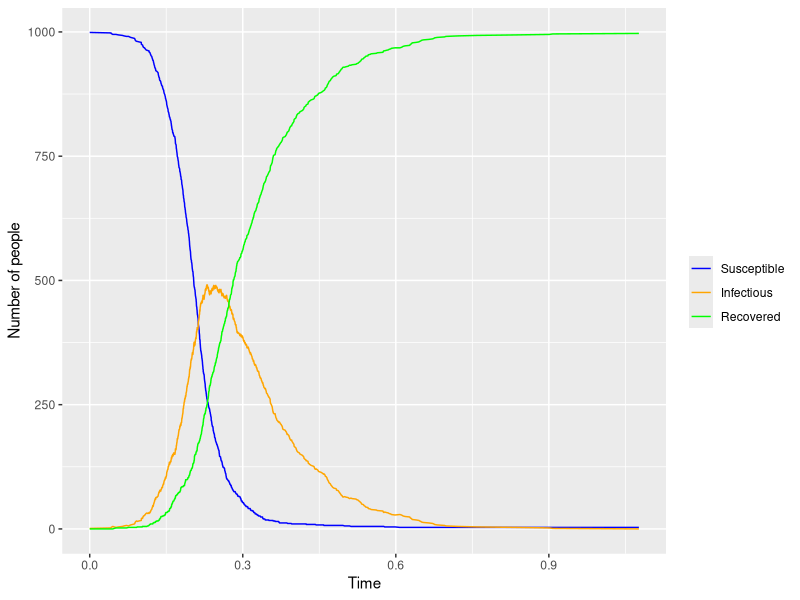

Reproduce this figure in R.
# import the necessarily libraries
library(ggplot2)

#################################################################################################
#### Gillespie algorithm ####
#################################################################################################

# define the function to output the results from gillespie algorithm
gillespie <- function(S, I, R, t, beta, r, endsim, stoptime) {
  # set names for the transition states
  states <- c("infected", "recovered")
  # create vectors to store all states
  Susceptible <- S
  Infected <- I
  Recovered <- R
  transition_times <- t
  counter <- 1
  
  if (endsim == "yes") {
    while ((beta*S*I + r*I) > 0 && (counter < stoptime)) {
      # increase the counter
      counter <- counter + 1
      # calculate the time spent in this transition state
      time_step <- rexp(1, rate=(beta*S*I + r*I))
      # add it to the current time
      transition_times <- c(transition_times, transition_times[length(transition_times)] + time_step)
      # calculates probabilities
      p <- beta*S*I/(beta*S*I + r*I)
      q <- 1-p
      # sample a transition
      transition <- sample(states, 1, prob = c(p,q))
      
      if (transition == "infected") {
        S <- S - 1
        I <- I + 1
        Susceptible <- c(Susceptible, S)
        Infected <- c(Infected, I)
        Recovered <- c(Recovered, R)
      } else {
        I <- I - 1
        if (I == 0) {
          # restore back the original values and start again
          S <- Susceptible[1]
          Susceptible <- S
          I <- Infected[1]
          Infected <- I
          R <- Recovered[1]
          Recovered <- R
          transition_times <- t
          counter <- 1
          next
        }
        R <- R + 1
        Susceptible <- c(Susceptible, S)
        Infected <- c(Infected, I)
        Recovered <- c(Recovered, R)
      }
    }
  } else {
    while ((beta*S*I + r*I) > 0) {
      # calculate the time spent in this transition state
      time_step <- rexp(1, rate=(beta*S*I + r*I))
      # add it to the current time
      transition_times <- c(transition_times, transition_times[length(transition_times)] + time_step)
      # calculates probabilities
      p <- beta*S*I/(beta*S*I + r*I)
      q <- 1-p
      # sample a transition
      transition <- sample(states, 1, prob = c(p,q))
      
      if (transition == "infected") {
        S <- S - 1
        I <- I + 1
        Susceptible <- c(Susceptible, S)
        Infected <- c(Infected, I)
        Recovered <- c(Recovered, R)
      } else {
        I <- I - 1
        R <- R + 1
        Susceptible <- c(Susceptible, S)
        Infected <- c(Infected, I)
        Recovered <- c(Recovered, R)
      }
    }
  }
  
  # return a list of values
  return(list("Susceptible" = Susceptible, "Infected" = Infected, "Recovered" = Recovered, "time" = transition_times))
}

# run the algorithm
# set the random seed for reproducible results
set.seed(1234)
gil_output_fixed <- gillespie(S = 999, I = 1, R = 0, t = 0, beta = 0.05, r = 10, endsim = "no", stoptime = Inf)

# store the results in a data frame for plotting them with ggplot
gil_results <- data.frame(T = gil_output_fixed$time, S = gil_output_fixed$Susceptible, I = gil_output_fixed$Infected, R = gil_output_fixed$Recovered)

# plot the results
ggplot(data = gil_results, aes(x=T)) +
  geom_line(aes(y=S, colour = "Susceptible")) +
  geom_line(aes(y=I, colour = "Infectious")) +
  geom_line(aes(y=R, colour = "Recovered")) +
  scale_colour_manual("",
                      breaks = c("Susceptible", "Infectious", "Recovered"),
                      values = c("blue", "orange", "green")) +
  theme(plot.title = element_text(hjust = 0.5)) +
  labs(x = "Time", y = "Number of people")